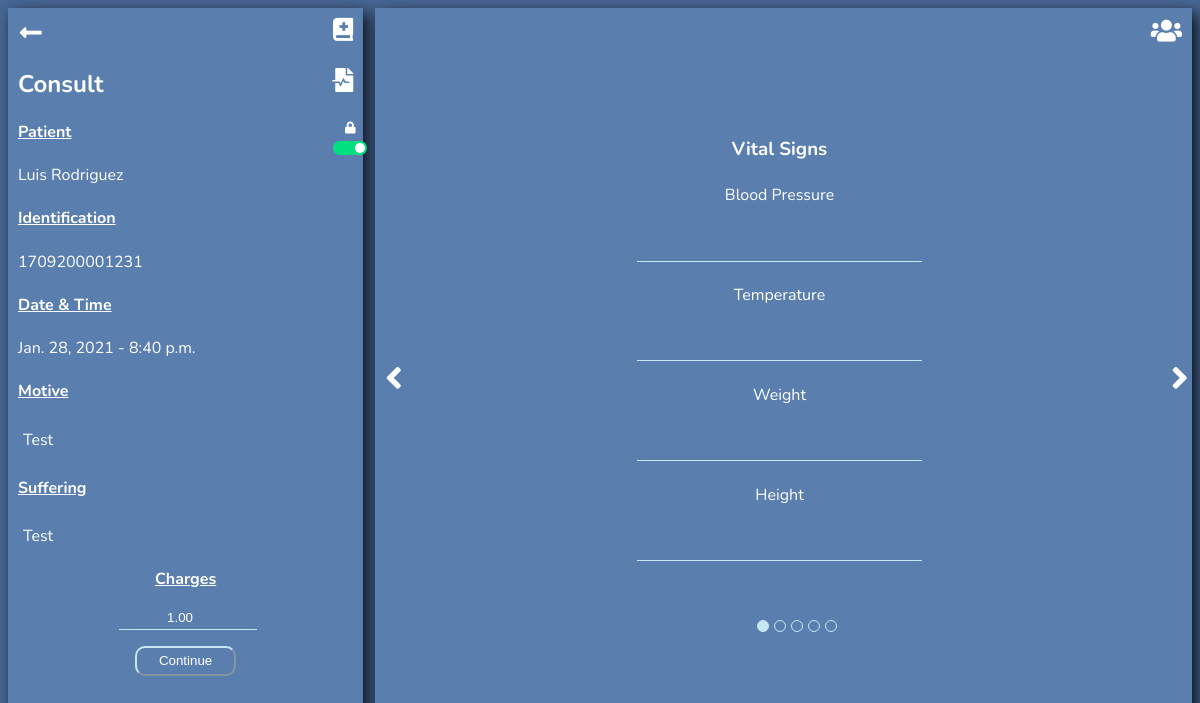
Page /appointments/update_consult/211 (signed in) on the committed database.
### appointments/models.py (models this page shows, shortened)
class Consult(models.Model):
    STATUS_CHOICES = (
        ('OPEN', 'Open'),
        ('CONFIRMED', 'Confirmed'),
        ('CANCELLED', 'Cancelled'),
        ('CLOSED', 'Closed'),
    )
    patient = models.ForeignKey(Patient, on_delete=models.CASCADE, blank=False, null=True, verbose_name='Patient', help_text='Patient assisting this consult', related_name='consult')
    datetime = models.DateTimeField('Date & Time', blank=False, null=True, help_text='Date the consult will be done')
    motive = models.TextField('Motive', blank=False, null=True, help_text='The motive of your assistance to the consult')
    suffering = models.TextField('Suffering', blank=False, null=True, help_text='What is the patient suffering?')
    charge = models.DecimalField('Charges', blank=False, null=True, max_digits=10, decimal_places=2, help_text='Charge Amount')
    created_by = models.ForeignKey(user, on_delete=models.CASCADE, blank=True, null=True, verbose_name='Created By')
    blood_pressure = models.FloatField('Blood Pressure', blank=True, null=True, help_text='Blood Pressure')
    temperature = models.FloatField('Temperature', blank=True, null=True, help_text='Corporal Temperature')
    weight = models.FloatField('Weight', blank=True, null=True, help_text='Weight')
    size = models.FloatField('Height', blank=True, null=True, help_text='Size')
    digestive_system = models.TextField('Digestive System', blank=True, null=True, help_text='Digestive System Analysis')
    endocrine_system = models.TextField('Endocrine System', blank=True, null=True, help_text='Endocrine System Analysis')
    renal_system = models.TextField('Renal System', blank=True, null=True, help_text='Renal System Analysis')
    lymphatic_system = models.TextField('Lymphatic System', blank=True, null=True, help_text='Lymphatic System Analysis')
    respiratory_system = models.TextField('Respiratory System', blank=True, null=True, help_text='Respiratory System Analysis')
    head_exploration = models.TextField('Head Exploration', blank=True, null=True, help_text='Head Exploration Analysis')
    thorax_exploration = models.TextField('Thorax Exploration', blank=True, null=True, help_text='Thorax Exploration Analysis')
    cie_10_group = models.OneToOneField(Cie10Group, on_delete=models.CASCADE, blank=True, null=True, help_text='CIE-10 group for the diagnose', verbose_name='CIE-10 Group')
    cie_10_detail = models.TextField('CIE-10 Detail', blank=True, null=True, help_text='CIE-10 Diagnose Details')
    diagnose = models.TextField('Diagnose', blank=True, null=True, help_text='Diagnose')
    procedure = models.TextField('Procedure', blank=True, null=True, help_text='Procedure')
    analysis = models.TextField('Analysis', blank=True, null=True, help_text='Analysis')
    notes = models.TextField('Notes', blank=True, null=True, help_text='Notes')
    drugs = models.ManyToManyField(Drug, blank=True, help_text='Drugs recommended', verbose_name='Drugs')
    indications = models.TextField('Indications', blank=True, null=True, help_text='Indications')
    actions = models.TextField('Actions', blank=True, null=True, help_text='Actions')
    prescription = models.FileField('Prescription', blank=True, null=True, help_text="Prescription", upload_to='appointments/prescriptions')
    testing = models.ManyToManyField(MedicalTest, blank=True, help_text='Pending Testing', verbose_name='Testing')
    instructions = models.CharField(max_length=512, blank=True, null=True, help_text='Instructions', verbose_name='Instructions')
    medical_status = models.BooleanField('Medical Status', blank=True, null=True, help_text='Handles the medical consult status', default=False)
    status = models.CharField('Status', max_length=10, blank=True, null=True, help_text='Handles the consult status', default=STATUS_CHOICES[0][0], choices=STATUS_CHOICES)
    lock = models.BooleanField('Lock', default=True, blank=False, null=True, help_text='Consult lock status')
    class Meta:
        unique_together = ['created_by', 'datetime']
        verbose_name = 'Consult'
        verbose_name_plural = 'Consults'

### patients/models.py (models this page shows, shortened)
class Patient(models.Model):
    GENDER_CHOICES = (
        ('F', 'Femenine'),
        ('M', 'Masculine'),
        ('O', 'Other'),
    )
    CIVIL_STATUS_CHOICES = (
        ('S', 'Single'),
        ('M', 'Married'),
        ('W', 'Widowed'),
        ('D', 'Divorced'),
        ('SP', 'Separated'),
    )
    id_number = models.CharField('ID Number', max_length=20, null=True, blank=True, help_text='Provide you ID Card Number')
    first_names = models.CharField("Patient's Name", max_length=50, null=False, blank=False, help_text="Patient's Name")
    last_names = models.CharField("Patient's Last Name", max_length=50, null=False, blank=False, help_text="Patient's Last Name")
    gender = models.CharField("Patient's Gender", max_length=20, null=True, blank=False, help_text='Gender', choices=GENDER_CHOICES)
    birthday = models.DateField("Patient's Birthday", help_text="Patients date of birth")
    phone_number = models.CharField('Phone Number', max_length=20, blank=True, null=True, help_text='Phone Number')
    email = models.EmailField("Patient's Email", null=True, blank=True, help_text='Email')
    civil_status = models.CharField(max_length=12, choices=CIVIL_STATUS_CHOICES)
    origin = models.CharField(max_length=50, choices=ORIGIN_CHOICES)
    residence = models.CharField(max_length=50, choices=LOCATION_CHOICES)
    created_by = models.ForeignKey(user, on_delete=models.CASCADE, blank=False, null=True, verbose_name='Created By')
    class Meta:
        verbose_name = 'Patient'
        verbose_name_plural = 'Patients'
    def age(self):
        today = timezone.localtime(timezone.now())
        age = today.date() - self.birthday
        return int(age.days / 365.25)

### appointments/views.py (the view, shortened to what this page needs)
# urls.py: path('update_consult/<int:pk>', update_consult, name='update_consult'),
def update_consult(request, pk):
    consult = Consult.objects.get(pk=pk)
    consult_form = UpdateConsultForm(request.POST or None, user=request.user, instance=consult)
    medical_test_result_formset = MedicalTestResultFormset(queryset=Consult.objects.none())
    drug_form = DrugForm
    drug_category_filter_form = DrugCategoryFilterForm
    medical_test_form = MedicalTestForm
    medical_test_filter_form = MedicalTestTypeFilterForm
    template = 'appointments/update_consult.html'
    context = {'consult': consult, 'consult_form': consult_form, 'medical_test_result_formset': medical_test_result_formset,
               'drug_form': drug_form, 'drug_category_filter_form': drug_category_filter_form, 'medical_test_form': medical_test_form,
               'medical_test_filter_form': medical_test_filter_form}
    return render(request, template, context)

### appointments/models.py (called while the page is built)
    def __str__(self):
        return self.name

### appointments/templates/appointments/update_consult.html (shortened to what this page needs)
{% extends 'base.html' %}
{% load static %}
{% block body_block %}
<link rel="stylesheet" href="{% static 'appointments/css/update_consult.css' %}">
<form method="POST" action="{% url 'appointments:update_consult' consult.pk %}" enctype="multipart/form-data">
    <div class="wrapper">
        <div class="general-info">
            <a href="{% url 'appointments:appointments' %}"><i class="fas fa-long-arrow-alt-left"></i></a><i class="fas fa-book-medical" data-url="{% url 'records:personal_records' consult.patient.pk %}"></i>
            <h2>Consult <i class="fas fa-file-medical-alt"></i></h2>
            <h4 id="patient-info">Patient</h4>
            <p>{{ consult.patient.first_names }} {{ consult.patient.last_names }}</p>
            <h4>Identification</h4>
            <p>{{ consult.patient.id_number }}</p>
            <h4>Date & Time</h4>
            <p>{{ consult.datetime|date }} - {{ consult.datetime|time }}</p>
            <h4>Motive</h4>
            <p class="motive">{{ consult.motive }}</p>
            <h4>Suffering</h4>
            <p class="suffering">{{ consult.suffering }}</p>
            <h4 id="charge-label">{{ consult_form.charge.label }}</h4>
            <p>{{ consult_form.charge }}</p>
            <button type="submit">Continue</button>
        </div>
        <div class="diagnose">
            <i class="fas fa-angle-left"></i><i class="fas fa-angle-right"></i>
            <div>
                <div class="data">
                    <h3>Vital Signs</h3>
                    <p>{{ consult_form.blood_pressure.label }}</p>
                    <p>{{ consult_form.blood_pressure }}</p>
                    <p>{{ consult_form.temperature.label }}</p>
                    <p>{{ consult_form.temperature }}</p>
                    <p>{{ consult_form.weight.label }}</p>
                    <p>{{ consult_form.weight }}</p>
                    <p>{{ consult_form.size.label }}</p>
                    <p>{{ consult_form.size }}</p>
                </div>
            </div>
            <div>
                <div class="data">
                </div>
            </div>
            <ul class="navigation">
            </ul>
        </div>
    </div>
</form>
<div class="lock-container">
    <i class="fas fa-lock"></i>
    <div class="lock lock-active">
        <div class="lock-switch">
        </div>
    </div>
</div>
{% endblock %}

### static/base/css/base.css (style rules this page uses)
body { font-family: 'Nunito', sans-serif; background-color: #496897; color: #FFFFFF; overflow: hidden; }
.fa-long-arrow-alt-left { position: relative; font-size: 25px; transition: 0.5s; margin-top: 0.5%; margin-left: 0.5%; }
a { text-decoration: none; color: #FFFFFF; }

### appointments/static/appointments/css/update_consult.css (style rules this page uses)
body { overflow-x: hidden; }
.wrapper { display: grid; grid-template-columns: 30% 69%; grid-gap: 1%; }
.general-info { box-shadow: 5px 5px 15px rgba(0,0,0,0.88); height: 95vh; background-color: #5A7FAF; padding: 10px; text-align: justify; }
#patient-info { cursor: default; display: block; width: 20%; }
.motive { padding: 5px; max-height: 9%; overflow: auto; }
.suffering { padding: 5px; max-height: 9%; overflow: auto; }
h4:not(.contact-identification):not(.chat-identification):not(#destination-user) { text-decoration: underline; }
#charge-label { text-decoration: none; text-align: center; margin: 0px; }
#id_charge { margin-left: 30%; height: 20px; width: 40%; border-radius: 0px; }
.fa-book-medical { font-size: 23px; float: right; transition: 0.5s; }
.fa-file-medical-alt { float: right; transition: 0.5s; }
button { width: 30%; height: 30px; cursor: pointer; background-color: #5A7FAF; border-color: #C7E8F3; border-radius: 10px; color: #FFFFFF; margin-left: 35%; }
.lock-container { position: absolute; width: 55px; height: 35px; top: 15%; left: 26%; font-size: 12px; }
.lock-container i { margin-left: 60%; }
.lock { width: 30px; height: 10px; border-radius: 20px; margin-top: 5px; margin-left: 69%; padding: 2px; transform: translate(-50%, 0%); background-color: #D73533; cursor: pointer; transition: 0.5s; }
.lock-active { background-color: #00E083; transition: 0.5s; }
.lock-switch { width: 10px; height: 10px; border-radius: 50%; background-color: #FFFFFF; transition: 0.5s; }
.lock-active .lock-switch { margin-left: 20px; transition: 0.5s; }
.diagnose { display: grid; grid-template-columns: 99% 99% 99% 99% 99%; grid-gap: 1%; box-shadow: 5px 5px 15px rgba(0,0,0,0.88); height: 95vh; max-width: 100%; overflow: auto; overflow-x: hidden; background-color: #5A7FAF; padding: 10px; }
.data { text-align: center; margin-top: 10%; padding: 20px; }
.data > p { margin: 3%; }
.fa-angle-left { font-size: 35px; position: fixed; top: 45%; transition: 0.5s; }
.fa-angle-right { font-size: 35px; position: fixed; top: 45%; margin-left: 65.5%; transition: 0.5s; }
p input[type=number] { text-align: center; color: #FFFFFF; background-color: #5A7FAF; border: none; border-bottom: 1px solid #C7E8F3; height: 30px; width:40%; transition: 0.5s; }
.navigation { list-style: none; margin-left: 27.5%; width: 10%; height: 10px; position: fixed; margin-top: 50%; }

### rows in the picture
Consult: patient.first_names "Luis", patient.last_names "Rodriguez", patient.id_number "1709200001231", datetime "Jan. 28, 2021", datetime "8:40 p.m.", motive "Test", suffering "Test", charge "1.00"

### other values in the picture
{{ consult_form.charge.label }} "Charges"
{{ consult_form.blood_pressure.label }} "Blood Pressure"
{{ consult_form.temperature.label }} "Temperature"
{{ consult_form.weight.label }} "Weight"
{{ consult_form.size.label }} "Height"
